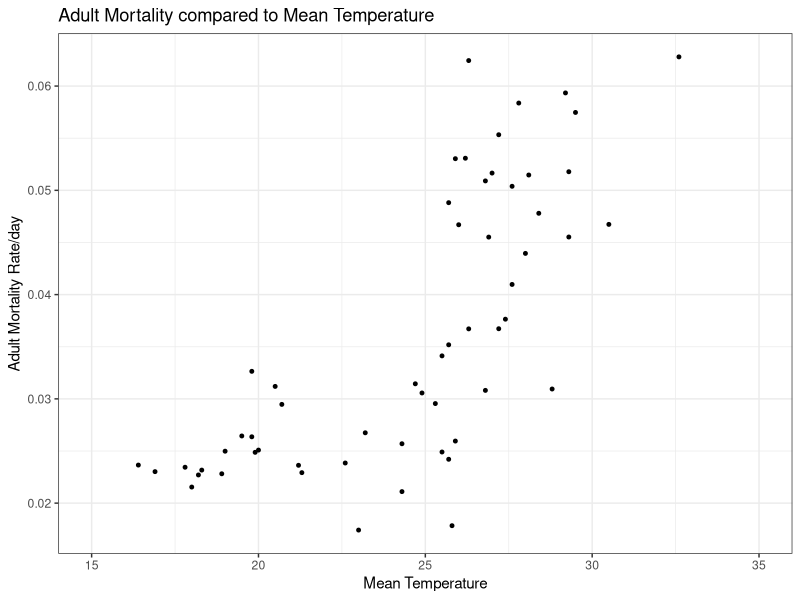

This figure's R source: (Note: this script raises an error after producing the figure.)
# We use data collected by Prof John Hangrove in a catch, mark, release and re-catch experiment 
# at Rekommetjie station in Zimbabwe this experiment was used to estimate the mortality rate 
# of adult G. pallidipes flies compared to mean temperature. 
# The papers used are:
# Hargrove (2001) Factors affecting density-independent survival of an island population of tsetse flies in Zimbabwe.
# Hargrove (2004) Tsetse population dynamics. In: The Trypanosomiases.

require(minpack.lm)
require(ggplot2)

# 1 Read in the data
b.A_mortality = read.csv("data_adult_mort.csv")

# 2 Plot the raw data
aMortplot = ggplot(b.A_mortality, aes(x = mean_temp, y = mortality) ) +
                                 xlim(low = 15, high = 35) +
                                 geom_point(size = 1) +
                                 labs( y = "Adult Mortality Rate/day"
                                      , x = "Mean Temperature"
                                      , title = "Adult Mortality compared to Mean Temperature")
                                 theme_set(theme_bw()) +
                                 theme(panel.border = element_blank()
                                        , axis.line = element_line(colour = 'black')
                                        , text = element_text(size = 6)
                                        , plot.margin = unit(c(0.4, 0.2, 0.2, 0.1), "cm")
                                        , axis.text = element_text(size = 6)
                                 )
aMortplot

#3 Temperature dependent function as seen on page 5/18 0f lord et al
adult_mortalityFunc = function(con.a1, con.a2, temp){
  if (temp > 25){
    mortality.rate = con.a1*exp((con.a2)*(temp - 25))
  }else{
    mortality.rate = con.a1
  }
  return(mortality.rate)
}
# 4 Fit to a nonlinear curve using adult_mortalityFunc as our nonlinear curve and
# using nls.lm to minimize the difference between our real and expected value.
amFunctFit = function(params, dat = b.A_mortality){
           a1 = params[1]
           a2 = params[2]
           temp = dat$mean_temp
           mod.mort <- sapply(temp,function(x){ adult_mortalityFunc(    
              con.a1=a1
             ,con.a2=a2
             ,x)
           })
           diffrence = log(mod.mort) - log(dat$mortality)
           return(diffrence)
}

adult_mortalityFit = nls.lm(par = c(a1 = 0.01, a2 = 0.06),  fn = amFunctFit)

#5 Store the paramaters we found for later use
amParams = summarise(adult_mortalityFit)
a1 = coef(adult_mortalityFit)[1]
a2 = coef(adult_mortalityFit)[2]
